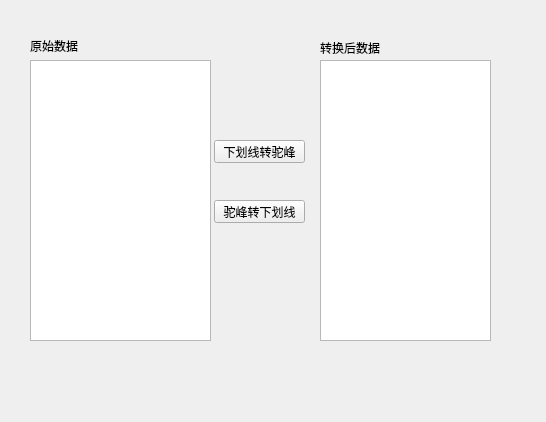
<?xml version="1.0" encoding="UTF-8"?>
<ui version="4.0">
 <class>Form</class>
 <widget class="QWidget" name="Form">
  <property name="geometry">
   <rect>
    <x>0</x>
    <y>0</y>
    <width>546</width>
    <height>422</height>
   </rect>
  </property>
  <property name="windowTitle">
   <string>下划线驼峰互转</string>
  </property>
  <widget class="QTextEdit" name="textEdit">
   <property name="geometry">
    <rect>
     <x>30</x>
     <y>60</y>
     <width>181</width>
     <height>281</height>
    </rect>
   </property>
  </widget>
  <widget class="QTextEdit" name="textEdit_2">
   <property name="geometry">
    <rect>
     <x>320</x>
     <y>60</y>
     <width>171</width>
     <height>281</height>
    </rect>
   </property>
  </widget>
  <widget class="QPushButton" name="pushButton">
   <property name="geometry">
    <rect>
     <x>214</x>
     <y>140</y>
     <width>91</width>
     <height>23</height>
    </rect>
   </property>
   <property name="text">
    <string>下划线转驼峰</string>
   </property>
  </widget>
  <widget class="QPushButton" name="pushButton_2">
   <property name="geometry">
    <rect>
     <x>214</x>
     <y>200</y>
     <width>91</width>
     <height>23</height>
    </rect>
   </property>
   <property name="text">
    <string>驼峰转下划线</string>
   </property>
  </widget>
  <widget class="QLabel" name="label">
   <property name="geometry">
    <rect>
     <x>30</x>
     <y>40</y>
     <width>54</width>
     <height>12</height>
    </rect>
   </property>
   <property name="text">
    <string>原始数据</string>
   </property>
  </widget>
  <widget class="QLabel" name="label_2">
   <property name="geometry">
    <rect>
     <x>320</x>
     <y>40</y>
     <width>71</width>
     <height>16</height>
    </rect>
   </property>
   <property name="text">
    <string>转换后数据</string>
   </property>
  </widget>
 </widget>
 <resources/>
 <connections/>
</ui>
